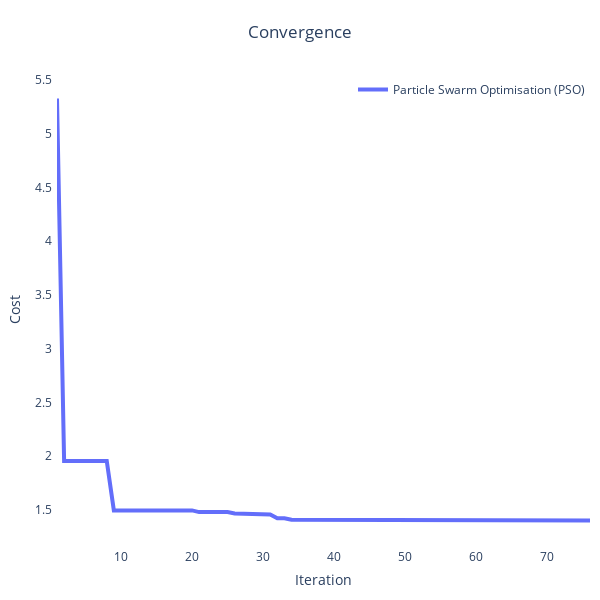
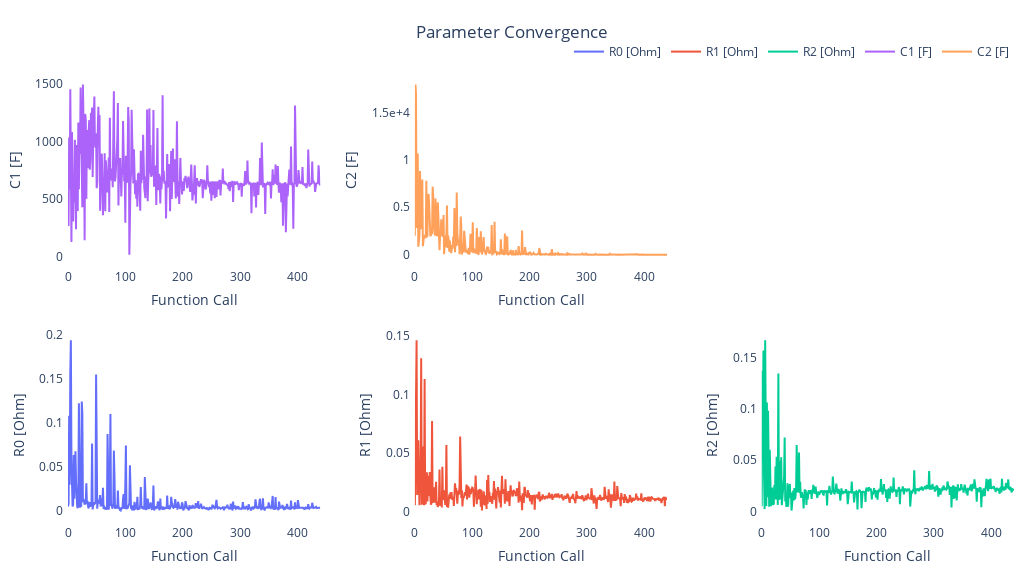

Notebook cell for these charts, in order:
### Code cell
pybop.plot.convergence(optim)
pybop.plot.parameters(optim);

### Figure 1 — Plotly figure (JSON) as saved in the notebook; plotly's stock layout.template omitted (floating-point values rounded to 4 significant figures)
{"data": [{"line": {"width": 4}, "mode": "lines", "name": "Particle Swarm Optimisation (PSO)", "type": "scatter", "x": [1, 2, 3, 4, 5, 6, 7, 8, 9, 10, 11, 12, 13, 14, 15, 16, 17, 18, 19, 20, 21, 22, 23, 24, 25, 26, 27, 28, 29, 30, 31, 32, 33, 34, 35, 36, 37, 38, 39, 40, 41, 42, 43, 44, 45, 46, 47, 48, 49, 50, 51, 52, 53, 54, 55, 56, 57, 58, 59, 60, 61, 62, 63, 64, 65, 66, 67, 68, 69, 70, 71, 72, 73, 74, 75, 76], "y": [5.328, 1.955, 1.955, 1.955, 1.955, 1.955, 1.955, 1.955, 1.494, 1.494, 1.494, 1.494, 1.494, 1.494, 1.494, 1.494, 1.494, 1.494, 1.494, 1.494, 1.478, 1.478, 1.478, 1.478, 1.478, 1.465, 1.465, 1.465, 1.457, 1.457, 1.457, 1.421, 1.421, 1.407, 1.407, 1.407, 1.407, 1.407, 1.407, 1.407, 1.407, 1.407, 1.407, 1.407, 1.407, 1.405, 1.405, 1.401, 1.401, 1.4, 1.4, 1.4, 1.4, 1.4, 1.4, 1.4, 1.4, 1.4, 1.399, 1.399, 1.399, 1.399, 1.399, 1.399, 1.399, 1.399, 1.399, 1.399, 1.399, 1.399, 1.399, 1.399, 1.399, 1.399, 1.399, 1.399]}], "layout": {"autosize": false, "height": 600, "legend": {"font": {"size": 12}, "x": 1, "xanchor": "right", "y": 1, "yanchor": "top"}, "margin": {"b": 10, "l": 10, "pad": 4, "r": 10, "t": 75}, "plot_bgcolor": "white", "showlegend": true, "title": {"text": "Convergence", "x": 0.5}, "width": 600, "xaxis": {"exponentformat": "e", "showexponent": "last", "tickfont": {"size": 12}, "title": {"text": "Iteration"}}, "yaxis": {"exponentformat": "e", "showexponent": "last", "tickfont": {"size": 12}, "title": {"text": "Cost"}}}}

### Figure 2 — Plotly figure (JSON) as saved in the notebook; plotly's stock layout.template omitted (floating-point values rounded to 4 significant figures; data arrays with more than 128 entries replaced by an {"elided": "..."} marker saying what was removed)
{"data": [{"line": {"width": 2}, "mode": "lines", "name": "R0 [Ohm]", "type": "scatter", "x": {"elided": "441 int values"}, "xaxis": "x", "y": {"elided": "441 float values"}, "yaxis": "y"}, {"line": {"width": 2}, "mode": "lines", "name": "R1 [Ohm]", "type": "scatter", "x": {"elided": "441 int values"}, "xaxis": "x2", "y": {"elided": "441 float values"}, "yaxis": "y2"}, {"line": {"width": 2}, "mode": "lines", "name": "R2 [Ohm]", "type": "scatter", "x": {"elided": "441 int values"}, "xaxis": "x3", "y": {"elided": "441 float values"}, "yaxis": "y3"}, {"line": {"width": 2}, "mode": "lines", "name": "C1 [F]", "type": "scatter", "x": {"elided": "441 int values"}, "xaxis": "x4", "y": {"elided": "441 float values"}, "yaxis": "y4"}, {"line": {"width": 2}, "mode": "lines", "name": "C2 [F]", "type": "scatter", "x": {"elided": "441 int values"}, "xaxis": "x5", "y": {"elided": "441 float values"}, "yaxis": "y5"}], "layout": {"autosize": false, "height": 576, "legend": {"orientation": "h", "x": 1, "xanchor": "right", "y": 1.02, "yanchor": "bottom"}, "margin": {"b": 10, "l": 10, "pad": 4, "r": 10, "t": 75}, "plot_bgcolor": "white", "showlegend": true, "title": {"text": "Parameter Convergence", "x": 0.5}, "width": 1024, "xaxis": {"anchor": "y", "domain": [0, 0.2667], "exponentformat": "e", "showexponent": "last", "tickfont": {"size": 12}, "title": {"font": {"size": 14}, "text": "Function Call"}}, "xaxis2": {"anchor": "y2", "domain": [0.3667, 0.6333], "title": {"text": "Function Call"}}, "xaxis3": {"anchor": "y3", "domain": [0.7333, 1], "title": {"text": "Function Call"}}, "xaxis4": {"anchor": "y4", "domain": [0, 0.2667], "title": {"text": "Function Call"}}, "xaxis5": {"anchor": "y5", "domain": [0.3667, 0.6333], "title": {"text": "Function Call"}}, "xaxis6": {"anchor": "y6", "domain": [0.7333, 1]}, "yaxis": {"anchor": "x", "domain": [0, 0.425], "exponentformat": "e", "showexponent": "last", "tickfont": {"size": 12}, "title": {"font": {"size": 14}, "text": "R0 [Ohm]"}}, "yaxis2": {"anchor": "x2", "domain": [0, 0.425], "exponentformat": "e", "showexponent": "last", "title": {"text": "R1 [Ohm]"}}, "yaxis3": {"anchor": "x3", "domain": [0, 0.425], "exponentformat": "e", "showexponent": "last", "title": {"text": "R2 [Ohm]"}}, "yaxis4": {"anchor": "x4", "domain": [0.575, 1], "exponentformat": "e", "showexponent": "last", "title": {"text": "C1 [F]"}}, "yaxis5": {"anchor": "x5", "domain": [0.575, 1], "exponentformat": "e", "showexponent": "last", "title": {"text": "C2 [F]"}}, "yaxis6": {"anchor": "x6", "domain": [0.575, 1]}}}
